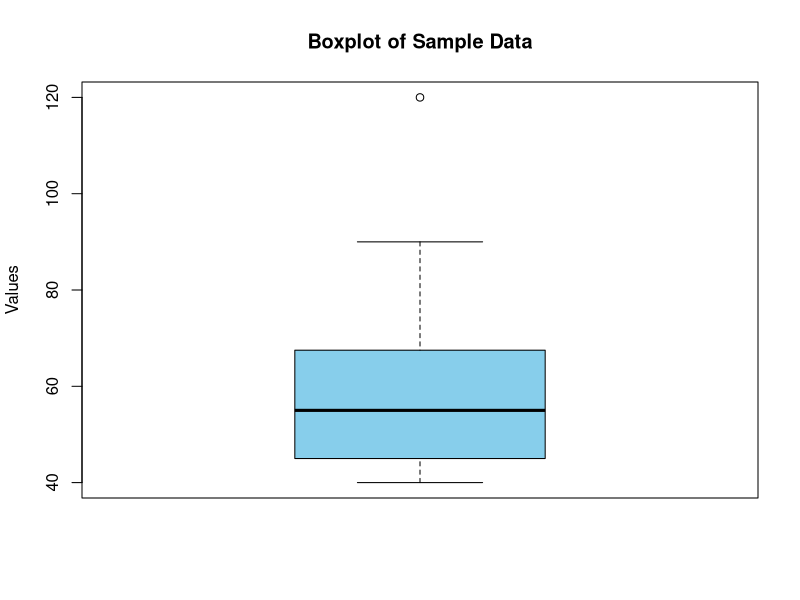

Here is the R script that generated this plot:
## ---- chunk 1
# Sample data
sample_data <- c(70, 45, 60, 50, 65, 40, 90, 55, 40, 50, 85, 40, 50, 65, 45, 60, 55, 45, 120, 70)

# Create a boxplot
boxplot(sample_data, main="Boxplot of Sample Data", ylab="Values", col="skyblue", border="black")

